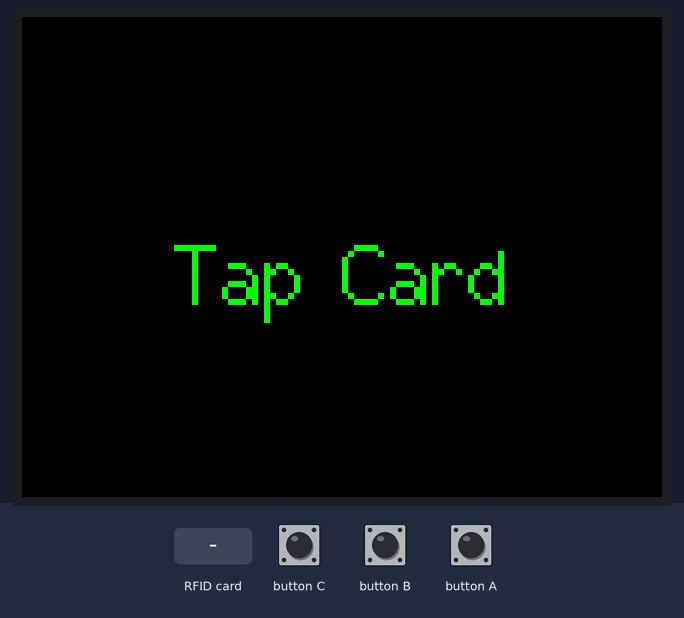
The sketch below on a simulated ESP32. Parts: 320×240 colour display. Inputs (shaded band) come from the test bench. WiFi joins after 1.5 s; servers stay silent unless stated; not simulated (calls return 0 or success): secrets.h; what the sketch prints to the serial monitor is not drawn.

Above: at 2.9 s.
3.0 s: RFID card 5E 7A 19 C4 held to the reader
At 4.3 s:
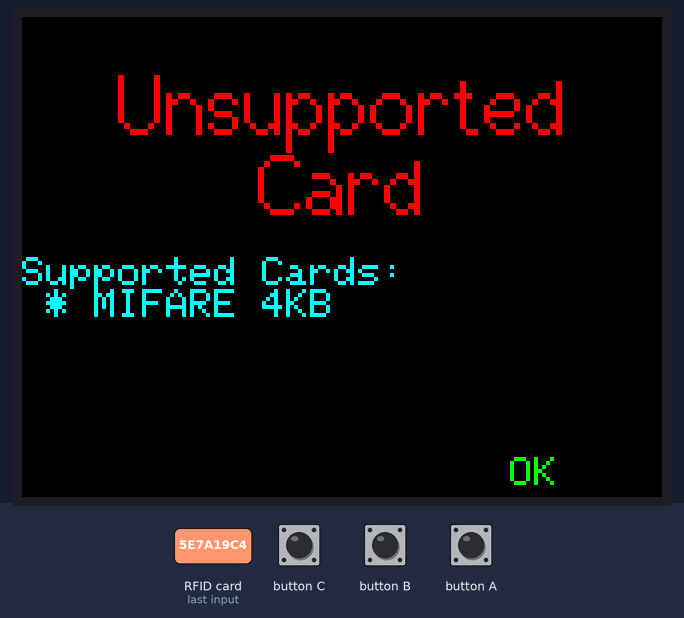
4.6 s: button C pressed for 0.15 s
At 6.0 s:
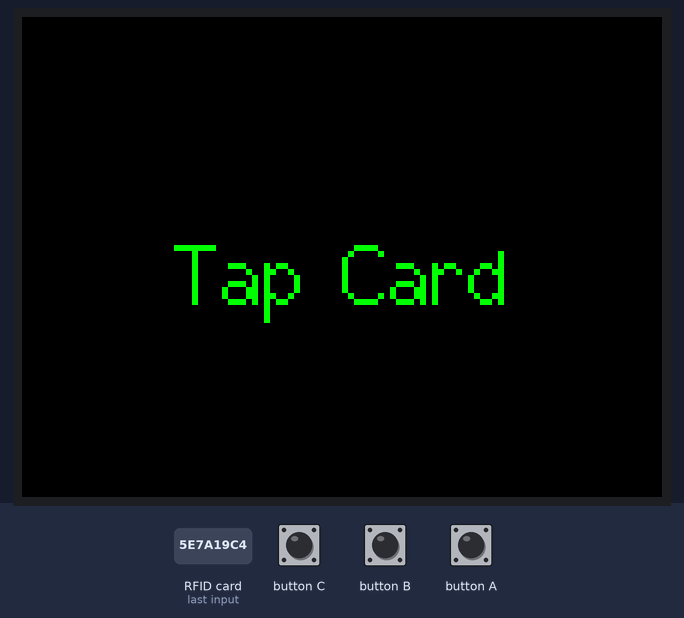
6.3 s: RFID card 5E 7A 19 C4 held to the reader
At 7.1 s:
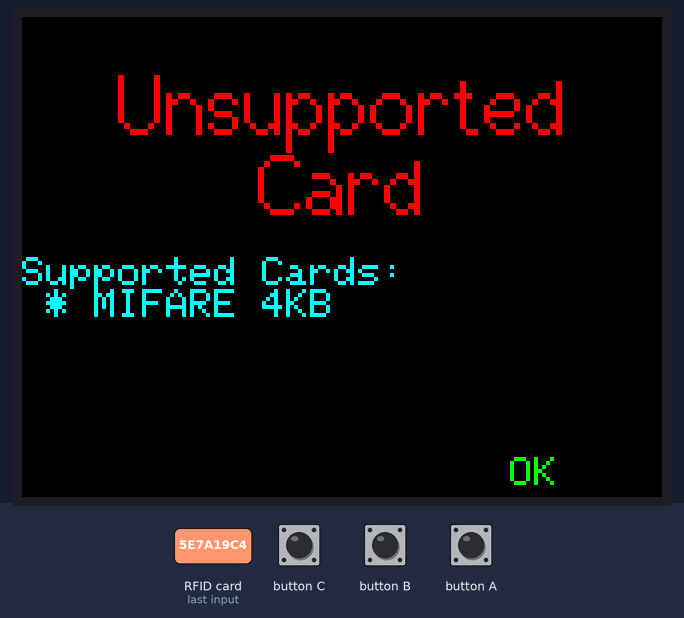
7.9 s: button C pressed for 1 s
At 10.0 s:
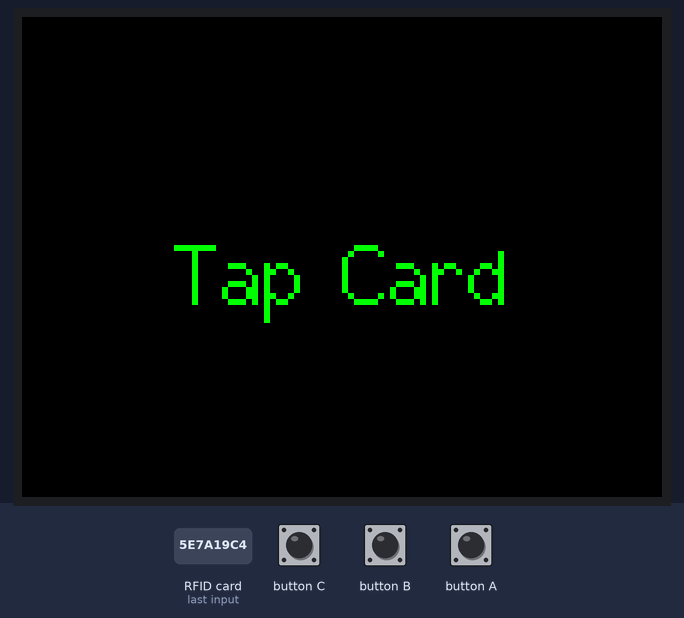
Timing chart, 0 to 11.4 s (numbered marks = the images above; inputs shaded):
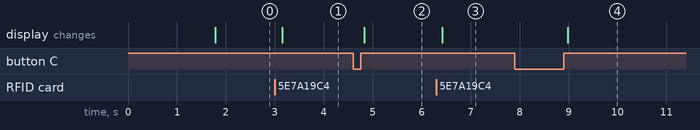

Measured:
- after the input at 3.0 s, the display: changes after 0.15 s (image 1)
- after the input at 4.6 s, the display: changes after 0.23 s (image 2)
- after the input at 6.3 s, the display: changes after 0.12 s (image 3)
- after the input at 7.9 s, the display: changes after 1.1 s (image 4)

The sketch:

nb_card_programer.ino
```cpp
#include "secrets.h"
#include <M5Stack.h>
#include <WiFi.h>
#include <Wire.h>
#include "MFRC522_I2C.h"

// State
int prog_state = 0;
#define STATE_READY       0
#define STATE_ASK_FORMAT  1

#define STATE_ERROR_UNSUPPORTED_CARD  2

// Registers
byte regWorkingUID[] = {0x00, 0x00, 0x00, 0x00, 0x00, 0x00, 0x00, 0x00,
                        0x00, 0x00, 0x00, 0x00, 0x00, 0x00, 0x00, 0x00};

byte regWorkingUIDLen = 0;

// Wifi Vars
const char* ssid     = WIFI_SSID;
const char* password = WIFI_PASSWORD;

// 0x28 is i2c address on SDA. Check your address with i2cscanner if not match.
MFRC522 mfrc522(0x28);   // Create MFRC522 instance.
MFRC522::MIFARE_Key nfcKeyPublic;
MFRC522::MIFARE_Key nfcKeyAdmin;
MFRC522::MIFARE_Key nfcKeyGate;

void setup() {
  M5.begin(true, false, true);

  Serial.begin(115200);           // Initialize serial communications with the PC
  Wire.begin();                   // Initialize I2C

  // Init Wifi
  Serial.print("Connecting to ");
  Serial.println(ssid);

  WiFi.begin(ssid, password);

  while (WiFi.status() != WL_CONNECTED) {
      delay(500);
      Serial.print(".");
  }

  Serial.println("");
  Serial.println("WiFi connected");
  Serial.println("IP address: ");
  Serial.println(WiFi.localIP());

  //**********//
  // Init NFC //
  //**********//
  mfrc522.PCD_Init();             // Init MFRC522
  ShowReaderDetails();            // Show details of PCD - MFRC522 Card Reader details

  // Init Keys
  byte nfcKeyPublicBytes[6] = {0xFF,0xFF,0xFF,0xFF,0xFF,0xFF}; // Publicly Readable Key
  byte nfcKeyAdminBytes[6]  = KEY_ADMIN; // Admin Machine Key
  byte nfcKeyGateBytes[6]   = KEY_GATE; // Gate

  for (byte i = 0; i < 6; i++) {
    nfcKeyPublic.keyByte[i] = nfcKeyPublicBytes[i];
    nfcKeyAdmin.keyByte[i]  = nfcKeyAdminBytes[i];
    nfcKeyGate.keyByte[i]   = nfcKeyGateBytes[i];
  }
}

void loop() {
  switch (prog_state) {
    case STATE_READY:
      StateReady();
      break;
    case STATE_ASK_FORMAT:
      StateErrorUnsupportedCard();
      break;
    case STATE_ERROR_UNSUPPORTED_CARD:
      StateErrorUnsupportedCard();
      break;
    default:
      prog_state = STATE_READY;
      break;
  }

}

void ShowReaderDetails() {
  // Get the MFRC522 software version
  byte v = mfrc522.PCD_ReadRegister(mfrc522.VersionReg);
  Serial.print(F("MFRC522 Software Version: 0x"));
  Serial.print(v, HEX);
  if (v == 0x91)
    Serial.print(F(" = v1.0"));
  else if (v == 0x92)
    Serial.print(F(" = v2.0"));
  else
    Serial.print(F(" (unknown)"));
  Serial.println("");
  // When 0x00 or 0xFF is returned, communication probably failed
  if ((v == 0x00) || (v == 0xFF)) {
    Serial.println(F("WARNING: Communication failure, is the MFRC522 properly connected?"));
  }
}

/**
 * Helper routine to dump a byte array as hex values to Serial.
 */
void dump_byte_array(byte *bBuffer, byte bufferSize) {
    for (byte i = 0; i < bufferSize ; i++) {
        Serial.print(bBuffer[i] < 0x10 ? " 0" : " ");
        if (i % 16 == 15) {
          Serial.println(bBuffer[i], HEX);

        } else {

          Serial.print(bBuffer[i], HEX);
        }
    }
}
```

states.ino
```cpp
#define BTN1_LABEL_X 64
#define BTN1_LABEL_Y 220
#define BTN2_LABEL_X 160
#define BTN2_LABEL_Y 220
#define BTN3_LABEL_X 256
#define BTN3_LABEL_Y 220

void StateReady() {
  Serial.println(F("\nState: Ready"));

  M5.Lcd.fillScreen(BLACK);
  M5.Lcd.setCursor(0, 0);
  M5.Lcd.setTextColor(GREEN);
  M5.Lcd.setTextSize(3);
  M5.Lcd.drawCentreString("Tap Card", 320/2, 240/2-15, 2);

  while (true) {
    // Look for new cards, and select one if present
    if ( ! mfrc522.PICC_IsNewCardPresent() || ! mfrc522.PICC_ReadCardSerial() ) {
      delay(50);
    } else {
      // See Card
      Serial.print(F("Card UID:"));
      for (byte i = 0; i < mfrc522.uid.size; i++) {
        Serial.print(mfrc522.uid.uidByte[i] < 0x10 ? " 0" : " ");
        Serial.print(mfrc522.uid.uidByte[i], HEX);
      }
      Serial.println();

      Serial.print(F("  PICC type: "));
      byte piccType = mfrc522.PICC_GetType(mfrc522.uid.sak);
      Serial.println(mfrc522.PICC_GetTypeName(piccType));

      if ( piccType == mfrc522.PICC_TYPE_MIFARE_4K) {
        // Write Card UID to workingUID
        for (byte i = 0; i < mfrc522.uid.size; i++) {
          regWorkingUID[i] = mfrc522.uid.uidByte[i];
        }
        regWorkingUIDLen = mfrc522.uid.size;

        // Read Initilization status on card
        byte authStatus = mfrc522.PCD_Authenticate(mfrc522.PICC_CMD_MF_AUTH_KEY_B, 1, &nfcKeyPublic, &mfrc522.uid);

        byte readBuffer[18];
        byte readSize = sizeof(readBuffer);

        byte readStatus = (MFRC522::StatusCode) mfrc522.MIFARE_Read(1, readBuffer, &readSize);
        if (readStatus != mfrc522.STATUS_OK) {
            Serial.print(F("MIFARE_Read() failed: "));
            Serial.println(mfrc522.GetStatusCodeName(readStatus));
        }

        Serial.print(F("Data in block ")); Serial.print(1); Serial.println(F(":"));
        dump_byte_array(readBuffer, 16);
      }
      else {
        prog_state = STATE_ERROR_UNSUPPORTED_CARD;
      }
      return;
    }
  }
}

void StateErrorUnsupportedCard() {
  Serial.println(F("\nState: StateErrorUnsupportedCard"));

  M5.Lcd.fillScreen(BLACK);
  M5.Lcd.setTextColor(RED);
  M5.Lcd.setTextSize(3);
  M5.Lcd.drawCentreString("Unsupported", 320/2, 20, 2);
  M5.Lcd.drawCentreString("Card", 320/2, 60, 2);
  M5.Lcd.setTextSize(2);
  M5.Lcd.setCursor(0, 120);
  M5.Lcd.setTextColor(CYAN);
  M5.Lcd.println("Supported Cards:");
  M5.Lcd.println(" * MIFARE 4KB");

  M5.Lcd.setTextColor(GREEN);
  M5.Lcd.setTextSize(2);
  M5.Lcd.drawCentreString("OK", BTN3_LABEL_X, BTN3_LABEL_Y, 1);

  while (true) {
    M5.update();
    if (M5.BtnC.wasReleased()) {
      Serial.println(F("BtnA was Pressed"));
      prog_state = STATE_READY;
      break;
    }
  }
}
```
